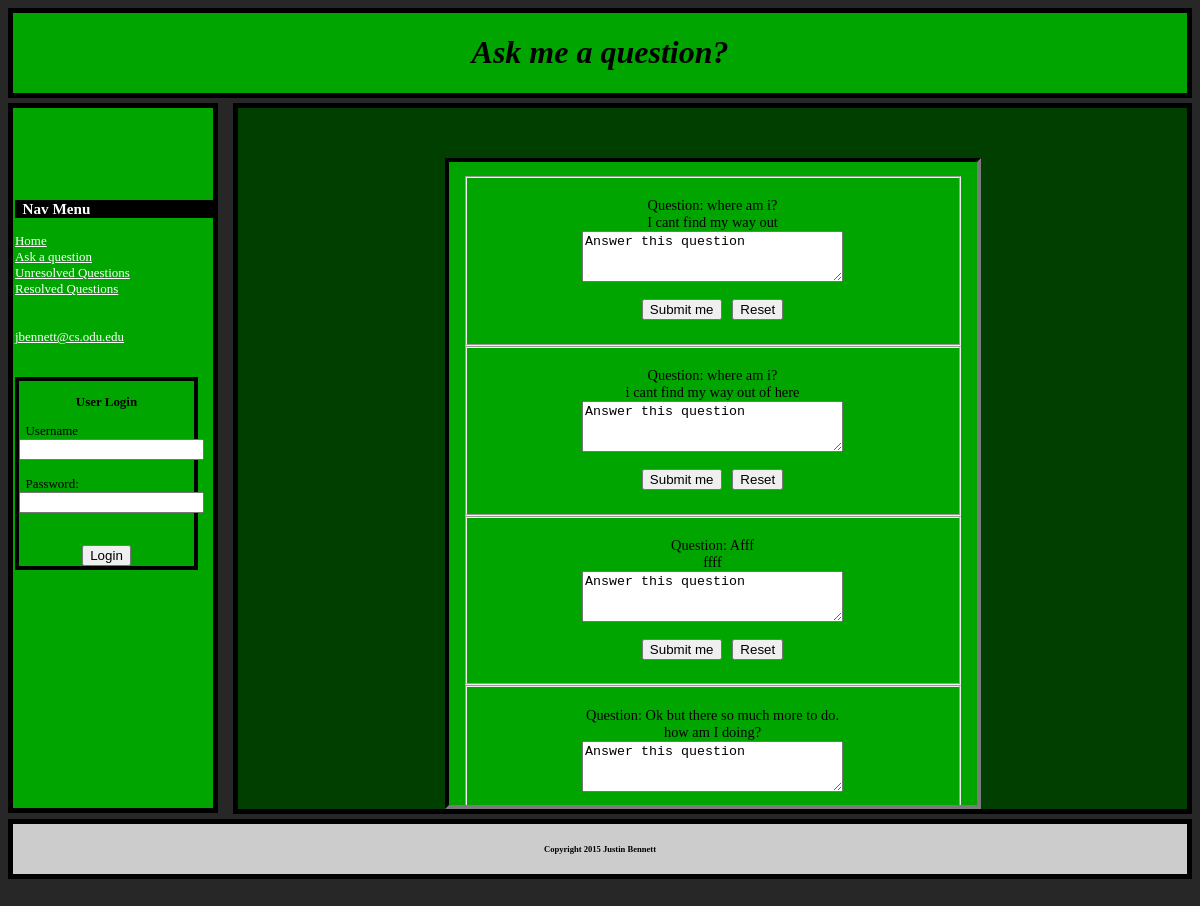
/unresolved.php, run on the app's committed database.
### tables this page shows
CREATE TABLE IF NOT EXISTS `questions` (
`q_id` int(100) NOT NULL,
  `question_title` text NOT NULL,
  `question_text` text NOT NULL,
  `date` date NOT NULL,
  `asker_id` int(100) NOT NULL,
  `resolved` tinyint(1) NOT NULL
);

### retrievequestions.php (the view, shortened to what this page needs)
<?php
$sql = "Select * FROM user join questions where user.id = questions.asker_id;";
$results = mysql_query($sql)or die($mysql."<br/><br/>".mysql_error());
while($row = mysql_fetch_array($results))
{
print " <fieldset>
 <center>
	<p>Question:
	{$row['question_title']}</br>
	{$row['question_text']}</br>
	<textarea name='answer' rows='3' cols='30' >Answer this question</textarea>
</br> </br>
<input type='submit' name='submit' value='Submit me' /> &nbsp
<input type='reset' value='Reset' />
</fieldset>";
}
?>

### unresolved.php (shortened to what this page needs)
<!DOCTYPE html PUBLIC "-//W3C//DTD XHTML 1.0 Transitional//EN"
   "http://www.w3.org/TR/xhtml1/DTD/xhtml1-transitional.dtd">
<html xmls="http://www.w3.org/1999/xhtml" xml:lang="en" lang="en">
<head>
		<link rel="stylesheet" type="text/css" href="values.css"/>
</head>
<body >
<div id="header"><h1><em>Ask me a question?</em></h1></div>
<div class="left">
<div id="toc" style="border:none;" >
								<h3> &nbsp Nav Menu </h3>
										<a href="index.php">Home</a><br>
										<a href="question.php">Ask a question</a><br>
										<a href="unresolved.php">Unresolved Questions</a><br>
										<a href="resolved.php">Resolved Questions</a><br>
<br>
<br>
										<a href="mailto:jbenn032@odu.edu">jbennett@cs.odu.edu</a>
<br>
<br />
<br />
<form style="border:solid black 4px; width:175px;position:relative;color:black;" action="index.php" method="post" >
<center><p style="color:black;"><strong>User Login</strong></p></center>
 &nbsp <label for="username" >Username</label> <center><input type="username" id="usename" name="username"></center><br />
&nbsp <label for="password">Password:</label> <center><input type="password" id="password" name="password"></center><br /><br />
  <center> <button type = "submit">Login</button> </center>
</form>
</div>
 </div>
<div class="rightc" >
<div class="content2"  >
<center>
<form>
<?php
 require('retrievequestions.php');
 ?></form>
		</center>
</div>
</div>
<div class="footer"> <h6>Copyright 2015 Justin Bennett</div>
</body>
</html>

### values.css (style rules this page uses)
div#header { background-color:#00A500; border: solid black 5px; width:auto; margin:auto; text-align:center; border-width:5px; }
body { background-color:#272727; }
h3 { width:auto; background-color:black; color:white; margin-right:0px; }
.content2 { background-color:#00A500; width:auto; max-width:500px; max-height:615px; margin-left:auto; margin-right:auto; margin-bottom:auto; margin-top:50px; overflow: scroll; border-color:#272727; border-style:inset; border-width:4px; padding:14px; }
.rightc { background-color:#003F00; margin-left:225px; font-family:"Prosto One"; font-size:.9em; border:black solid 5px; margin-top:5px; overflow: auto; min-height:700px; height:auto; }
.left { background-color:#00A500; width:200px; margin-left:auto; margin-top:5px; float:left; font-family:"Prosto One"; font-size:.9em; min-height:700px; height:auto; border:black solid 5px; }
#toc { margin-top:75px; margin-left:0px; margin-right:0px; font-family:"Prosto One"; font-size:.9em; padding:2px; min-width:200px; border-style:inset; border-width:5px; border-color:#00c600; width:auto; height:auto; color:white; float:left; }
.footer { background:#ccc; color:#000; border: solid black 5px; margin-top:5px; font-size:.80em; text-align:center; }
a:link { color:white; }

### data on the page
questions: question_title "where am i?", question_text "I cant find my way out"
questions: question_title "where am i?", question_text "i cant find my way out of here"
questions: question_title "Afff", question_text "ffff"
questions: question_title "Ok but there so much more to do.", question_text "how am I doing?"
